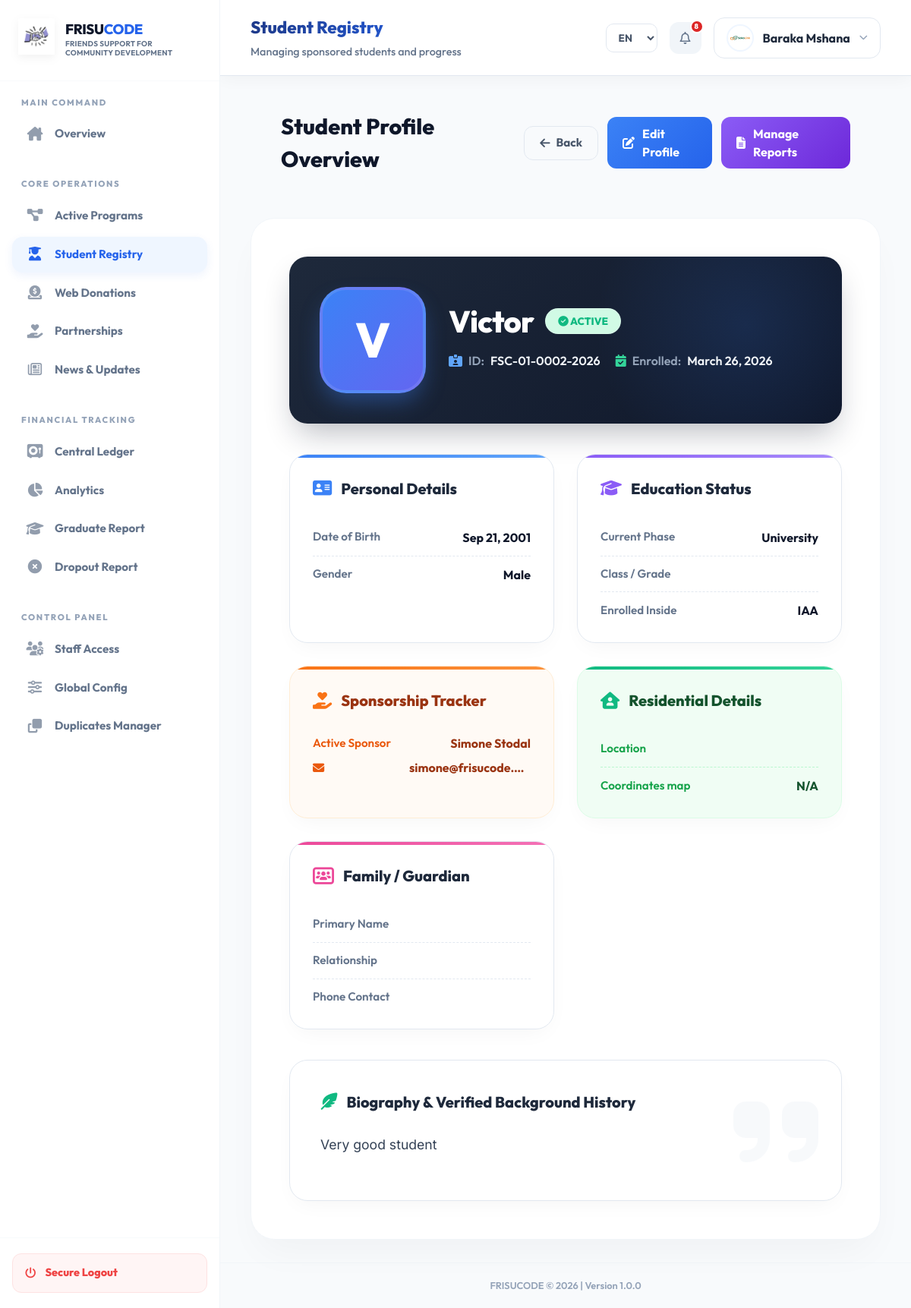
/system/beneficiaries/view.php?id=2 (signed in), run on the app's committed database.
### tables this page shows
CREATE TABLE `users` (
  `id` int(11) NOT NULL,
  `full_name` varchar(100) NOT NULL,
  `email` varchar(100) NOT NULL,
  `profile_picture` varchar(255) DEFAULT NULL,
  `phone` varchar(30) DEFAULT NULL,
  `address` text DEFAULT NULL,
  `password` varchar(255) NOT NULL,
  `role` enum('super_admin','director','project_manager','finance','me_officer','field_officer','donor','guest') NOT NULL DEFAULT 'guest',
  `status` enum('active','inactive') DEFAULT 'active',
  `preferred_language` enum('en','sw','de','fr','es') DEFAULT 'en',
  `last_login` datetime DEFAULT NULL,
  `created_at` timestamp NOT NULL DEFAULT current_timestamp(),
  `updated_at` timestamp NOT NULL DEFAULT current_timestamp() ON UPDATE current_timestamp()
);

CREATE TABLE `beneficiaries` (
  `id` int(11) NOT NULL,
  `student_id` varchar(50) DEFAULT NULL,
  `full_name` varchar(200) NOT NULL,
  `dob` date DEFAULT NULL,
  `gender` enum('Male','Female','Other') DEFAULT NULL,
  `education_level` varchar(100) DEFAULT NULL,
  `school_name` varchar(200) DEFAULT NULL,
  `status` enum('active','graduated','dropped_out') DEFAULT 'active',
  `sponsor_id` int(11) DEFAULT NULL,
  `bio` text DEFAULT NULL,
  `photo_url` varchar(255) DEFAULT NULL,
  `registered_at` timestamp NOT NULL DEFAULT current_timestamp(),
  `updated_at` timestamp NOT NULL DEFAULT current_timestamp() ON UPDATE current_timestamp(),
  `location_name` varchar(255) DEFAULT '',
  `google_map_link` text DEFAULT '',
  `class_level` varchar(100) DEFAULT '',
  `guardian_name` varchar(255) DEFAULT '',
  `guardian_phone` varchar(50) DEFAULT '',
  `guardian_relation` varchar(100) DEFAULT '',
  `dropout_reason` text DEFAULT NULL,
  `dropout_date` date DEFAULT NULL,
  `dropout_recorded_by` int(11) DEFAULT NULL,
  `graduation_date` date DEFAULT NULL,
  `graduation_notes` text DEFAULT NULL
);

### system/beneficiaries/view.php (the view, shortened to what the rows shown need)
<?php
require_once __DIR__ . '/../auth/auth_check.php';
require_once __DIR__ . '/../config/db.php';
$id = $_GET['id'] ?? null;
try { $pdo->exec("ALTER TABLE beneficiaries ADD COLUMN sponsor_id INT DEFAULT NULL AFTER status"); } catch (\PDOException $e) {}
$stmt = $pdo->prepare("SELECT * FROM beneficiaries WHERE id = ?");
$stmt->execute([$id]);
$student = $stmt->fetch(PDO::FETCH_ASSOC);
$sponsors = [];
try {
    $stmtSponsors = $pdo->prepare("
        SELECT u.full_name as sponsor_name, u.email as sponsor_email
        FROM beneficiary_sponsors bs
        JOIN users u ON bs.sponsor_id = u.id
        WHERE bs.beneficiary_id = ?
    ");
    $stmtSponsors->execute([$id]);
    $sponsors = $stmtSponsors->fetchAll(PDO::FETCH_ASSOC);
} catch (\PDOException $e) {}
$statusColor = match($student['status']) {
    'active' => '#10b981',
    'graduated' => '#f59e0b',
    'dropped_out' => '#dc2626',
    default => '#64748b'
};
$statusBg = match($student['status']) {
    'active' => '#d1fae5',
    'graduated' => '#fef3c7',
    'dropped_out' => '#fee2e2',
    default => '#f1f5f9'
};
?>
<!DOCTYPE html>
<html lang="<?= htmlspecialchars($_SESSION['lang'] ?? 'en') ?>">
<head>
    <link rel="stylesheet" href="../../assets/css/system-dashboard.css">
    <link rel="stylesheet" href="https://cdnjs.cloudflare.com/ajax/libs/font-awesome/6.5.1/css/all.min.css">
</head>
<body style="background: #f8fafc; font-family: 'Inter', sans-serif;">
<div class="dashboard-layout">
    <div class="main">
        <?php include __DIR__ . '/../partials/header.php'; ?>
        <div class="page-header fade-in" style="margin: 20px 40px 0;">
             <h2 style="font-family: 'Outfit'; font-weight: 800; color: #0f172a; margin: 0; font-size: 1.8rem;"><?= __('Student Profile Overview') ?></h2>
        </div>
        <div class="form-container fade-in" style="max-width: 1100px; margin: 30px 40px; animation-delay: 0.1s;">
            <div class="profile-header-banner">
                <div class="avatar-large">
                    <?= strtoupper(substr($student['full_name'], 0, 1)); ?>
                </div>
                <div style="flex: 1; z-index: 1;">
                     <div style="display: flex; align-items: center; gap: 15px; margin-bottom: 10px;">
                         <h2 style="margin: 0; font-size: 2.5rem; color: #fff; font-family: 'Outfit'; font-weight: 800; letter-spacing: -0.02em;"><?= htmlspecialchars($student['full_name']); ?></h2>
                         <span style="background: <?= $statusBg ?>; color: <?= $statusColor ?>; font-weight: 800; font-size: 0.85rem; padding: 6px 16px; border-radius: 20px; text-transform: uppercase; border: 1px solid rgba(255,255,255,0.2);">
                            <i class="fa-solid <?= ($student['status'] == 'active') ? 'fa-check-circle' : (($student['status'] == 'graduated') ? 'fa-medal' : (($student['status'] == 'dropped_out') ? 'fa-circle-xmark' : 'fa-ban')); ?>"></i> <?= strtoupper($student['status']); ?>
                         </span>
                     </div>
                     <div style="display: flex; gap: 20px; flex-wrap: wrap; margin-bottom: 15px;">
                         <div style="display: flex; align-items: center; gap: 8px; color: #94a3b8; font-weight: 600;">
                            <i class="fa-solid fa-id-card-clip" style="color: #60a5fa;"></i> ID: <span style="color: #f1f5f9;"><?= htmlspecialchars($student['student_id'] ?: 'Pending'); ?></span>
                         </div>
                         <div style="display: flex; align-items: center; gap: 8px; color: #94a3b8; font-weight: 600;">
                            <i class="fa-solid fa-calendar-check" style="color: #34d399;"></i> Enrolled: <span style="color: #f1f5f9;"><?= date('F j, Y', strtotime($student['registered_at'])) ?></span>
                         </div>
                     </div>
                </div>
            </div>
            <div style="display: grid; grid-template-columns: repeat(auto-fit, minmax(320px, 1fr)); gap: 30px; margin-bottom: 40px;">
                <div class="info-card card-personal">
                    <div class="info-row">
                        <span class="info-label"><?= __('Date of Birth') ?></span>
                        <span class="info-value"><?= (!empty($student['dob']) && $student['dob'] !== '0000-00-00') ? date('M d, Y', strtotime($student['dob'])) : 'Unknown'; ?></span>
                    </div>
                    <div class="info-row">
                        <span class="info-label"><?= __('Gender') ?></span>
                        <span class="info-value"><?= htmlspecialchars($student['gender'] ?: 'Not Specified'); ?></span>
                    </div>
                </div>
                <div class="info-card card-education">
                    <div class="info-row">
                        <span class="info-label"><?= __('Current Phase') ?></span>
                        <span class="info-value"><?= htmlspecialchars($student['education_level'] ?: 'Not Assigned'); ?></span>
                    </div>
                    <div class="info-row">
                        <span class="info-label"><?= __('Enrolled Inside') ?></span>
                        <span class="info-value" style="max-width: 160px; white-space: nowrap; overflow: hidden; text-overflow: ellipsis;" title="<?= htmlspecialchars($student['school_name'] ?: 'Not Enrolled'); ?>"><?= htmlspecialchars($student['school_name'] ?: 'Not Enrolled'); ?></span>
                    </div>
                </div>
                <div class="info-card card-sponsor" style="background: #fffaf5; border-color: #ffedd5;">
                    <?php if(!empty($sponsors)): ?>
                        <?php foreach($sponsors as $index => $sponsor): ?>
                            <div style="margin-bottom: 15px; <?= ($index < count($sponsors) - 1) ? 'border-bottom: 1px dashed #fdba74; padding-bottom: 15px;' : '' ?>">
                                <div class="info-row" style="border: none; padding: 4px 0;">
                                    <span class="info-label" style="color: #ea580c;"><?= __('Active Sponsor') ?></span>
                                    <span class="info-value" style="color: #9a3412;"><?= htmlspecialchars($sponsor['sponsor_name'] ?: 'Unknown'); ?></span>
                                </div>
                                <div class="info-row" style="border: none; padding: 4px 0;">
                                    <span class="info-label" style="color: #ea580c;"><i class="fa-solid fa-envelope"></i></span>
                                    <span class="info-value" style="color: #9a3412; max-width: 160px; white-space: nowrap; overflow: hidden; text-overflow: ellipsis;" title="<?= htmlspecialchars($sponsor['sponsor_email'] ?: 'N/A'); ?>"><?= htmlspecialchars($sponsor['sponsor_email'] ?: 'N/A'); ?></span>
                                </div>
                            </div>
                        <?php endforeach; ?>
                    <?php endif; ?>
                </div>
            </div>
            <div class="bio-section">
                <div style="position: relative; z-index: 1;">
                    <?php if(!empty($student['bio'])): ?>
                        <p><?= nl2br(htmlspecialchars($student['bio'])); ?></p>
                    <?php else: ?>
                        <p style="color: #94a3b8; font-style: italic; font-weight: 500;"><?= __('No biography data has been provided or logged in this registry yet.') ?></p>
                    <?php endif; ?>
                </div>
            </div>
        </div>
    </div>
</div>
</body>
</html>

### system/partials/header.php (shortened to what the rows shown need)
<?php
$current_url = $_SERVER['REQUEST_URI'];
$title_data = ['title' => __('System Module'), 'sub' => __('FRISUCODE Smart Office')];
if (strpos($current_url, '/dashboards/super_admin.php') !== false) {
    $title_data = ['title' => __('Executive Dashboard'), 'sub' => __('Real-time overview of organization impact')];
} elseif (strpos($current_url, '/dashboards/staff.php') !== false) {
    $title_data = ['title' => __('Staff Dashboard'), 'sub' => __('Your workspace and assigned tasks')];
} elseif (strpos($current_url, '/dashboards/project_manager.php') !== false) {
    $title_data = ['title' => __('Project Manager Dashboard'), 'sub' => __('Manage active programs and resources')];
} elseif (strpos($current_url, '/dashboards/donor.php') !== false) {
    $title_data = ['title' => __('Donor Portal'), 'sub' => __('Your impact and contribution overview')];
} elseif (strpos($current_url, '/dashboards/finance.php') !== false) {
    $title_data = ['title' => __('Finance Dashboard'), 'sub' => __('Real-time financial control and oversight')];
} elseif (strpos($current_url, '/projects/') !== false) {
    if (strpos($current_url, 'create.php') !== false) {
        $title_data = ['title' => __('New Program'), 'sub' => __('Initiating a community initiative')];
    } else {
        $title_data = ['title' => __('Project Management'), 'sub' => __('Overseeing active programs and goals')];
    }
} elseif (strpos($current_url, '/beneficiaries/') !== false) {
    if (strpos($current_url, 'create.php') !== false) {
        $title_data = ['title' => __('Student Registration'), 'sub' => __('Adding a new beneficiary to the database')];
    } else {
        $title_data = ['title' => __('Student Registry'), 'sub' => __('Managing sponsored students and progress')];
    }
} elseif (strpos($current_url, '/finance/') !== false) {
    if (strpos($current_url, 'create.php') !== false) {
        $title_data = ['title' => __('New Entry'), 'sub' => __('Recording financial movement in the ledger')];
    } else {
        $title_data = ['title' => __('Financial Ledger'), 'sub' => __('Tracking organizational inflow and outflow')];
    }
} elseif (strpos($current_url, '/donations/') !== false) {
    $title_data = ['title' => __('Public Contributions'), 'sub' => __('Reviewing donations received from the website')];
} elseif (strpos($current_url, '/donors/') !== false) {
    $title_data = ['title' => __('Partner Registry'), 'sub' => __('Managing official sponsors and partner organizations')];
} elseif (strpos($current_url, '/reports/') !== false) {
    $title_data = ['title' => __('Impact Analytics'), 'sub' => __('Data-driven insights and reporting')];
} elseif (strpos($current_url, '/users/') !== false) {
    $title_data = ['title' => __('Staff Directory'), 'sub' => __('Managing system access and personnel roles')];
} elseif (strpos($current_url, '/settings/') !== false) {
    $title_data = ['title' => __('Global Settings'), 'sub' => __('System-wide configurations and branding')];
}
$adminName = $_SESSION['user_name'] ?? 'Admin User';
?>
<header class="topbar">
    <div>
        <h1><?= $title_data['title'] ?></h1>
    </div>
    <div class="top-actions">
        <div class="profile">
            <div class="profile-trigger">
                <?php
                $sysUserId = $_SESSION['user_id'] ?? null;
                $pPic = null;
                if ($sysUserId && isset($pdo)) {
                    try {
                        $usrStmt = $pdo->prepare("SELECT profile_picture FROM users WHERE id = ?");
                        $usrStmt->execute([$sysUserId]);
                        $pPic = $usrStmt->fetchColumn();
                    } catch(PDOException $e) {}
                }
                if (!empty($pPic)): ?>
                    <img src="<?= htmlspecialchars($pPic) ?>" alt="Profile" style="width: 36px; height: 36px; border-radius: 50%; object-fit: cover; border: 2px solid var(--primary-light);">
                <?php else: ?>
                    <div class="profile-img-circle">
                        <?= strtoupper(substr($adminName, 0, 1)) ?>
                    </div>
                <?php endif; ?>
                <span style="font-weight: 700; color: #1e293b;"><?= htmlspecialchars($adminName) ?></span>
                <i class="fa-solid fa-chevron-down" style="font-size: 0.7rem; color: #94a3b8;"></i>
            </div>
        </div>
    </div>
</header>

### data on the page
users: profile_picture (picture)
beneficiaries: full_name "V", full_name "Victor", status "ACTIVE", student "FSC-01-0002-2026", registered_at "March 26, 2026", dob "Sep 21, 2001", gender "Male", education_level "University", school_name "IAA", bio "Very good student"
users: full_name "Simone Stodal", email "simone@frisucode.…"

### other printed values
__('Friends Support for Community Development') "FRIENDS SUPPORT FOR COMMUNITY DEVELOPMENT"
__('Main Command') "MAIN COMMAND"
__('Overview') "Overview"
__('Core Operations') "CORE OPERATIONS"
__('Active Programs') "Active Programs"
__('Student Registry') "Student Registry"
__('Web Donations') "Web Donations"
__('Partnerships') "Partnerships"
__('News & Updates') "News & Updates"
__('Financial Tracking') "FINANCIAL TRACKING"
__('Central Ledger') "Central Ledger"
__('Analytics') "Analytics"
__('Graduate Report') "Graduate Report"
__('Dropout Report') "Dropout Report"
__('Control Panel') "CONTROL PANEL"
